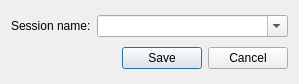
<?xml version="1.0" encoding="UTF-8"?>
<ui version="4.0">
 <class>SessionSaveDialog</class>
 <widget class="QDialog" name="SessionSaveDialog">
  <property name="geometry">
   <rect>
    <x>0</x>
    <y>0</y>
    <width>299</width>
    <height>84</height>
   </rect>
  </property>
  <property name="windowTitle">
   <string>Save session</string>
  </property>
  <layout class="QVBoxLayout" name="verticalLayout">
   <item>
    <layout class="QHBoxLayout" name="horizontalLayout" stretch="0,1">
     <item>
      <widget class="QLabel" name="label">
       <property name="sizePolicy">
        <sizepolicy hsizetype="Fixed" vsizetype="Preferred">
         <horstretch>0</horstretch>
         <verstretch>0</verstretch>
        </sizepolicy>
       </property>
       <property name="text">
        <string>Session name:</string>
       </property>
      </widget>
     </item>
     <item>
      <widget class="QComboBox" name="nameBox">
       <property name="editable">
        <bool>true</bool>
       </property>
      </widget>
     </item>
    </layout>
   </item>
   <item>
    <widget class="QDialogButtonBox" name="buttonBox">
     <property name="orientation">
      <enum>Qt::Horizontal</enum>
     </property>
     <property name="standardButtons">
      <set>QDialogButtonBox::Cancel|QDialogButtonBox::Save</set>
     </property>
    </widget>
   </item>
  </layout>
 </widget>
 <resources/>
 <connections>
  <connection>
   <sender>buttonBox</sender>
   <signal>accepted()</signal>
   <receiver>SessionSaveDialog</receiver>
   <slot>accept()</slot>
   <hints>
    <hint type="sourcelabel">
     <x>248</x>
     <y>254</y>
    </hint>
    <hint type="destinationlabel">
     <x>157</x>
     <y>274</y>
    </hint>
   </hints>
  </connection>
  <connection>
   <sender>buttonBox</sender>
   <signal>rejected()</signal>
   <receiver>SessionSaveDialog</receiver>
   <slot>reject()</slot>
   <hints>
    <hint type="sourcelabel">
     <x>316</x>
     <y>260</y>
    </hint>
    <hint type="destinationlabel">
     <x>286</x>
     <y>274</y>
    </hint>
   </hints>
  </connection>
 </connections>
</ui>
